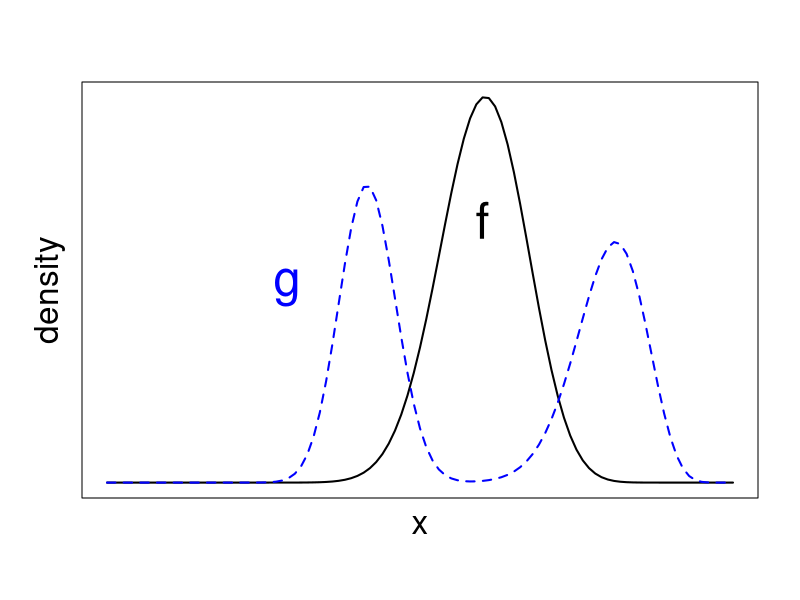
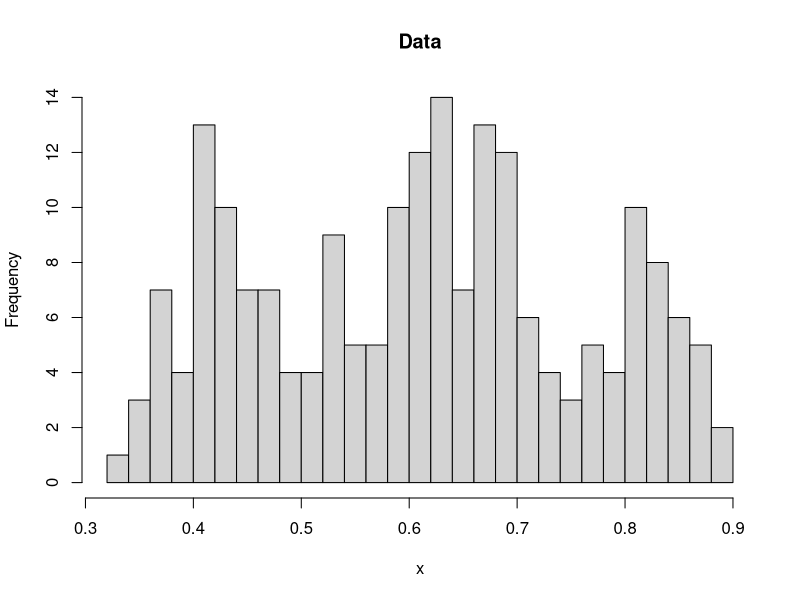
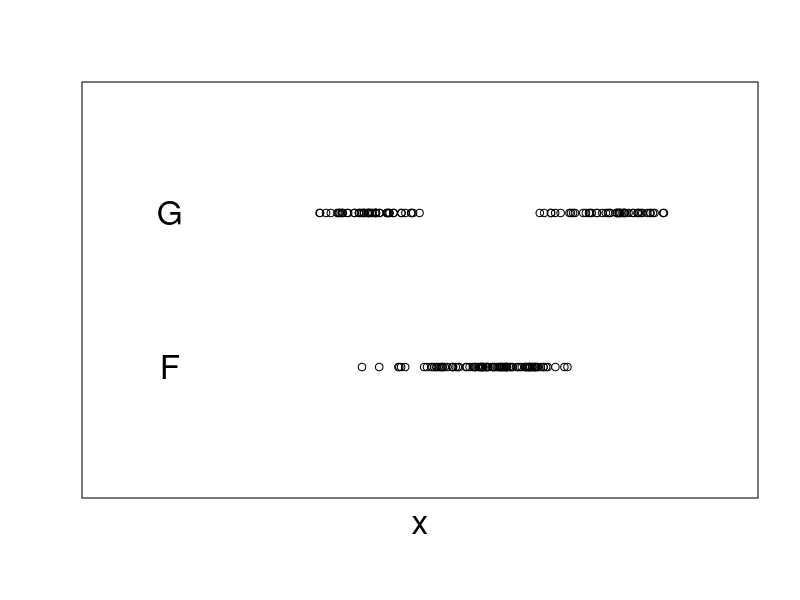
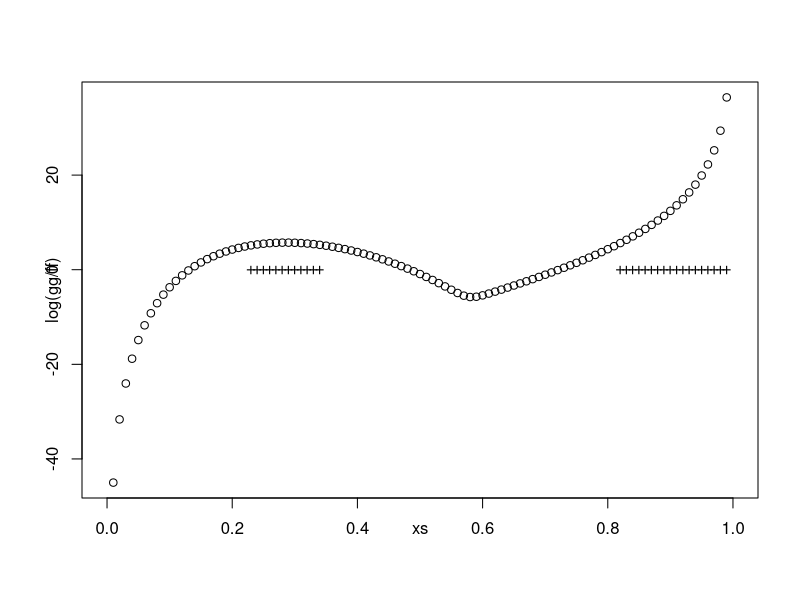
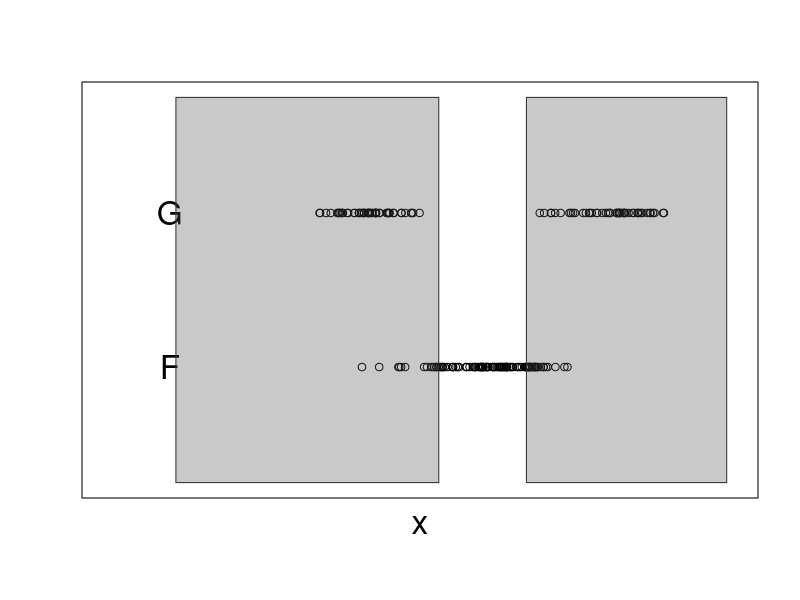
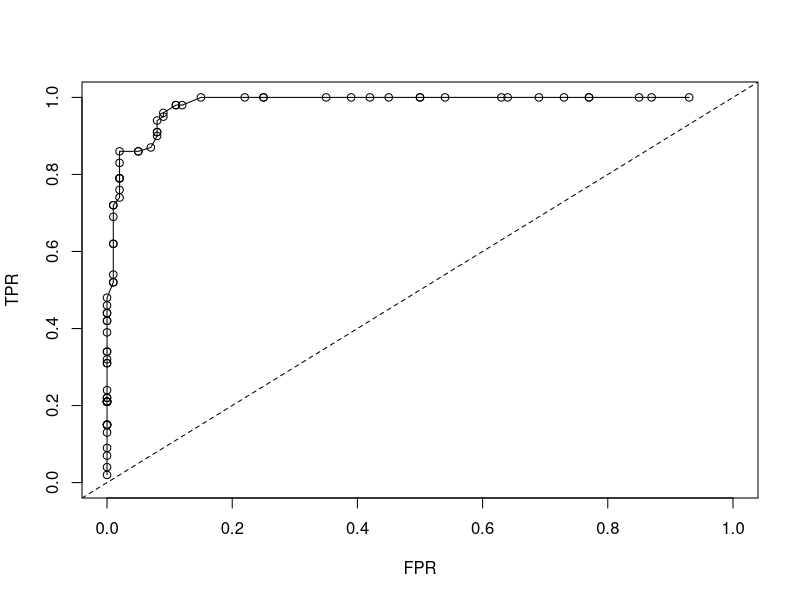

Source code (R) for these figures, in order:
####
##  Simple hypothesis tests and classification
####

set.seed(0)
xs <- 0:100/100
gg <- .5 * dbeta(xs, 40, 10) + .5 * dbeta(xs, 50, 70)
ff <- dbeta(xs, 30, 20)
par("mgp") # [1] 3 1 0
par("mar") #5.1 4.1 4.1 2.1
par(mar = c(5.1, 4.1, 4.1, 2.1))
par(mgp = c(1, 1, 0))
plot(xs, ff, type = 'l', lwd = 2, xlab = "x", ylab = "density",
     axes = FALSE, frame.plot = TRUE, cex.lab = 2)
lines(xs, gg, lwd = 2, lty = 2, col = "blue")
text(0.288, 2.9, "g", col = "blue", cex = 3)
text(0.6, 3.9, "f", cex = 3)

gsamp <- c(rbeta(50, 40, 10), rbeta(50, 50, 70))
fsamp <- rbeta(100, 30, 20)

par(mgp = c(3, 1, 0))
hist(c(gsamp, fsamp), breaks = 20, main = "Data", xlab = "x")

par(mgp = c(1, 1, 0))
plot(0:1, 0:1, col = "white", xlab = "x", ylab = "",  axes = FALSE, frame.plot = TRUE, cex.lab = 2)
points(gsamp, rep(0.7, 100))
points(fsamp, rep(0.3, 100))
text(0.1, 0.3, "F", cex = 2)
text(0.1, 0.7, "G", cex = 2)

lr <- log(gg/ff)
olr <- rank(-lr)/length(lr)
plot(xs, log(gg/ff))
points(xs[which(olr < .3)], 0 * which(olr < .3), pch = "+")


pts2intervals <- function(v, xs = 1:length(v)) {
  bks <- c(0, which(v[-1] - v[-length(v)] > 1), length(v))
  ans <- as.list(numeric(length(bks) - 1))
  for (i in 1:(length(bks) - 1)) {
    ans[[i]] <- xs[v[c(bks[i] + 1, bks[i+1])]]
  }
  ans
}
ints <- pts2intervals(which(olr < .76), xs)


par(mgp = c(1, 1, 0))
plot(0:1, 0:1, col = "white", xlab = "x", ylab = "",  axes = FALSE, frame.plot = TRUE, cex.lab = 2)
points(gsamp, rep(0.7, 100))
points(fsamp, rep(0.3, 100))
text(0.1, 0.3, "F", cex = 2)
text(0.1, 0.7, "G", cex = 2)
for(lu in ints) polygon(lu[c(1, 2, 2, 1)], c(0, 0, 1, 1), border = rgb(.2, .2, .2),
                        col = rgb(.3, .3, .3, .3))

ints


nrejected <- function(samp, ints) {
  s <- 0
  for (lu in ints) s <- s + sum(samp > lu[1] & samp < lu[2])
  s
}
nrejected(fsamp, ints)
nrejected(gsamp, ints)

nrejectedfunc <- function(prop) {
  ints <- pts2intervals(which(olr < prop), xs)
  res <- c(nrejected(fsamp, ints)/length(fsamp), nrejected(gsamp, ints)/length(gsamp))
  res
}

lala <- do.call(cbind, lapply(0:100/100, nrejectedfunc))
lala

par(mgp = c(3, 1, 0))
plot(t(lala[, 13:91]), xlab = "FPR", ylab = "TPR", ylim = 0:1, xlim = 0:1, type = "o")
abline(0, 1, lty = 2)
